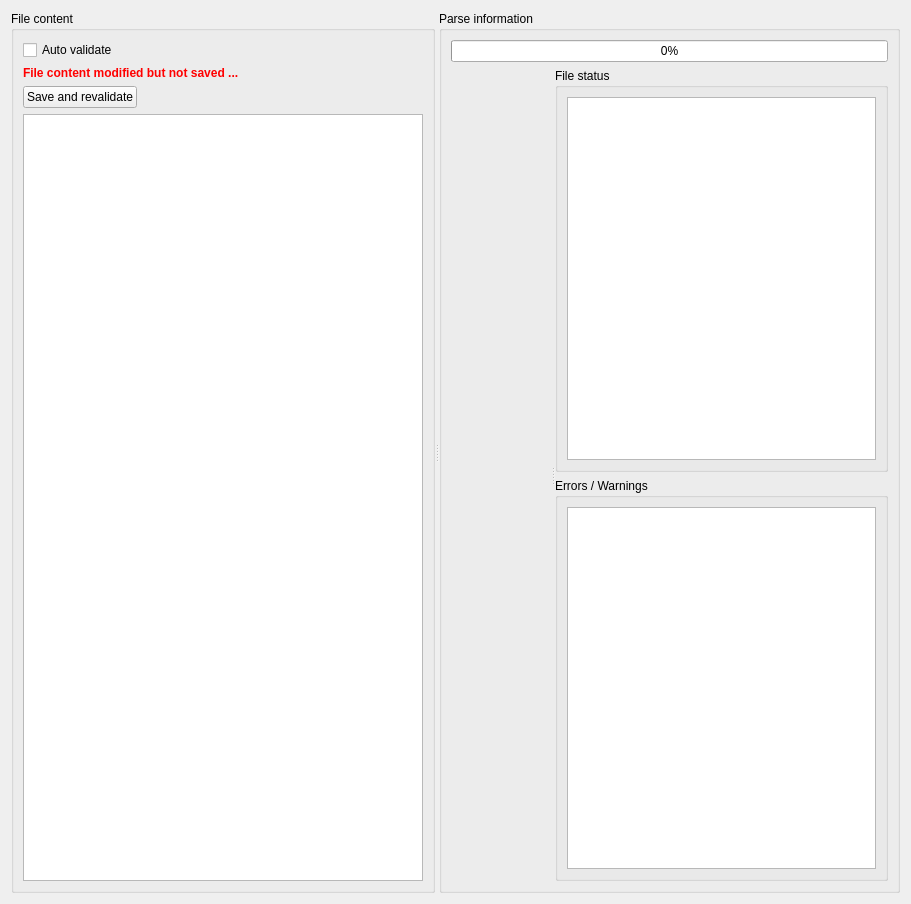
<?xml version="1.0" encoding="UTF-8"?>
<ui version="4.0">
 <class>TerRaTronNewInterfaceWidget</class>
 <widget class="QWidget" name="TerRaTronNewInterfaceWidget">
  <property name="geometry">
   <rect>
    <x>0</x>
    <y>0</y>
    <width>911</width>
    <height>904</height>
   </rect>
  </property>
  <layout class="QVBoxLayout" name="verticalLayout_5">
   <item>
    <widget class="QSplitter" name="splitter_3">
     <property name="orientation">
      <enum>Qt::Horizontal</enum>
     </property>
     <widget class="QGroupBox" name="groupBox">
      <property name="title">
       <string>File content</string>
      </property>
      <layout class="QGridLayout" name="gridLayout">
       <item row="0" column="0">
        <widget class="QCheckBox" name="autoValidate_checkBox">
         <property name="text">
          <string>Auto validate</string>
         </property>
         <property name="checked">
          <bool>false</bool>
         </property>
        </widget>
       </item>
       <item row="2" column="0">
        <widget class="QWidget" name="save_and_revalidate_widget" native="true">
         <layout class="QHBoxLayout" name="horizontalLayout_2">
          <property name="leftMargin">
           <number>0</number>
          </property>
          <property name="topMargin">
           <number>0</number>
          </property>
          <property name="rightMargin">
           <number>0</number>
          </property>
          <property name="bottomMargin">
           <number>0</number>
          </property>
          <item>
           <widget class="QPushButton" name="save_and_revalidate_button">
            <property name="text">
             <string>Save and revalidate</string>
            </property>
            <property name="icon">
             <iconset resource="../resources/resources.qrc">
              <normaloff>:/images/validate_and_save.png</normaloff>:/images/validate_and_save.png</iconset>
            </property>
           </widget>
          </item>
          <item>
           <spacer name="horizontalSpacer_2">
            <property name="orientation">
             <enum>Qt::Horizontal</enum>
            </property>
            <property name="sizeHint" stdset="0">
             <size>
              <width>40</width>
              <height>20</height>
             </size>
            </property>
           </spacer>
          </item>
          <item>
           <widget class="QLabel" name="fileContent_lineNumber">
            <property name="minimumSize">
             <size>
              <width>40</width>
              <height>0</height>
             </size>
            </property>
           </widget>
          </item>
          <item>
           <widget class="QLabel" name="fileContent_colNumber">
            <property name="minimumSize">
             <size>
              <width>40</width>
              <height>0</height>
             </size>
            </property>
           </widget>
          </item>
         </layout>
        </widget>
       </item>
       <item row="1" column="0">
        <widget class="QLabel" name="labelTextWarning">
         <property name="palette">
          <palette>
           <active>
            <colorrole role="WindowText">
             <brush brushstyle="SolidPattern">
              <color alpha="255">
               <red>255</red>
               <green>0</green>
               <blue>0</blue>
              </color>
             </brush>
            </colorrole>
           </active>
           <inactive>
            <colorrole role="WindowText">
             <brush brushstyle="SolidPattern">
              <color alpha="255">
               <red>255</red>
               <green>0</green>
               <blue>0</blue>
              </color>
             </brush>
            </colorrole>
           </inactive>
           <disabled>
            <colorrole role="WindowText">
             <brush brushstyle="SolidPattern">
              <color alpha="255">
               <red>120</red>
               <green>120</green>
               <blue>120</blue>
              </color>
             </brush>
            </colorrole>
           </disabled>
          </palette>
         </property>
         <property name="font">
          <font>
           <weight>75</weight>
           <bold>true</bold>
          </font>
         </property>
         <property name="text">
          <string>File content modified but not saved ...</string>
         </property>
         <property name="textFormat">
          <enum>Qt::RichText</enum>
         </property>
        </widget>
       </item>
       <item row="3" column="0">
        <widget class="CodeEditor" name="fileContent_textEdit">
         <property name="frameShadow">
          <enum>QFrame::Plain</enum>
         </property>
         <property name="lineWidth">
          <number>1</number>
         </property>
        </widget>
       </item>
      </layout>
     </widget>
     <widget class="QGroupBox" name="groupBox_2">
      <property name="title">
       <string>Parse information</string>
      </property>
      <layout class="QVBoxLayout" name="verticalLayout_2">
       <item>
        <widget class="QProgressBar" name="progressBar">
         <property name="value">
          <number>0</number>
         </property>
         <property name="textVisible">
          <bool>true</bool>
         </property>
         <property name="format">
          <string>%p%</string>
         </property>
        </widget>
       </item>
       <item>
        <widget class="QSplitter" name="splitter">
         <property name="orientation">
          <enum>Qt::Horizontal</enum>
         </property>
         <widget class="T_TerRaTronNewInterfaceNoticeTreeView" name="ntcElectTreeWidget" native="true"/>
         <widget class="QWidget" name="widget_79" native="true">
          <property name="sizePolicy">
           <sizepolicy hsizetype="Preferred" vsizetype="Preferred">
            <horstretch>2</horstretch>
            <verstretch>0</verstretch>
           </sizepolicy>
          </property>
          <layout class="QVBoxLayout" name="verticalLayout">
           <property name="leftMargin">
            <number>0</number>
           </property>
           <property name="topMargin">
            <number>0</number>
           </property>
           <property name="rightMargin">
            <number>0</number>
           </property>
           <property name="bottomMargin">
            <number>0</number>
           </property>
           <item>
            <widget class="QGroupBox" name="fileContent_groupBox">
             <property name="sizePolicy">
              <sizepolicy hsizetype="Preferred" vsizetype="Preferred">
               <horstretch>1</horstretch>
               <verstretch>0</verstretch>
              </sizepolicy>
             </property>
             <property name="title">
              <string>File status</string>
             </property>
             <layout class="QVBoxLayout" name="verticalLayout_7">
              <item>
               <widget class="QTextBrowser" name="sectionContent_textEdit">
                <property name="openLinks">
                 <bool>false</bool>
                </property>
               </widget>
              </item>
             </layout>
            </widget>
           </item>
           <item>
            <widget class="QGroupBox" name="errorsWarn_groupBox">
             <property name="sizePolicy">
              <sizepolicy hsizetype="Preferred" vsizetype="Preferred">
               <horstretch>2</horstretch>
               <verstretch>0</verstretch>
              </sizepolicy>
             </property>
             <property name="title">
              <string>Errors / Warnings</string>
             </property>
             <layout class="QVBoxLayout" name="verticalLayout_3">
              <item>
               <widget class="QTextBrowser" name="errorsWarn_textBrowser">
                <property name="readOnly">
                 <bool>true</bool>
                </property>
                <property name="textInteractionFlags">
                 <set>Qt::TextBrowserInteraction</set>
                </property>
                <property name="openExternalLinks">
                 <bool>false</bool>
                </property>
                <property name="openLinks">
                 <bool>false</bool>
                </property>
               </widget>
              </item>
             </layout>
            </widget>
           </item>
          </layout>
         </widget>
        </widget>
       </item>
      </layout>
     </widget>
    </widget>
   </item>
  </layout>
  <action name="actionSave_and_revalidate">
   <property name="icon">
    <iconset resource="../resources/resources.qrc">
     <normaloff>:/images/validate_and_save.png</normaloff>:/images/validate_and_save.png</iconset>
   </property>
   <property name="text">
    <string>Save and revalidate</string>
   </property>
   <property name="shortcut">
    <string>Ctrl+S</string>
   </property>
  </action>
  <action name="actionOpen_file">
   <property name="icon">
    <iconset>
     <normaloff>../resources/open.png</normaloff>../resources/open.png</iconset>
   </property>
   <property name="text">
    <string>Open file</string>
   </property>
  </action>
 </widget>
 <customwidgets>
  <customwidget>
   <class>CodeEditor</class>
   <extends>QPlainTextEdit</extends>
   <header>codeeditor.h</header>
  </customwidget>
  <customwidget>
   <class>T_TerRaTronNewInterfaceNoticeTreeView</class>
   <extends>QWidget</extends>
   <header>T_TerRaTronNewInterfaceNoticeTreeView.hpp</header>
   <container>1</container>
  </customwidget>
 </customwidgets>
 <tabstops>
  <tabstop>save_and_revalidate_button</tabstop>
 </tabstops>
 <resources>
  <include location="../resources/resources.qrc"/>
 </resources>
 <connections>
  <connection>
   <sender>save_and_revalidate_button</sender>
   <signal>clicked()</signal>
   <receiver>actionSave_and_revalidate</receiver>
   <slot>trigger()</slot>
   <hints>
    <hint type="sourcelabel">
     <x>142</x>
     <y>97</y>
    </hint>
    <hint type="destinationlabel">
     <x>-1</x>
     <y>-1</y>
    </hint>
   </hints>
  </connection>
  <connection>
   <sender>fileContent_textEdit</sender>
   <signal>textChanged()</signal>
   <receiver>labelTextWarning</receiver>
   <slot>show()</slot>
   <hints>
    <hint type="sourcelabel">
     <x>168</x>
     <y>429</y>
    </hint>
    <hint type="destinationlabel">
     <x>168</x>
     <y>61</y>
    </hint>
   </hints>
  </connection>
 </connections>
</ui>
